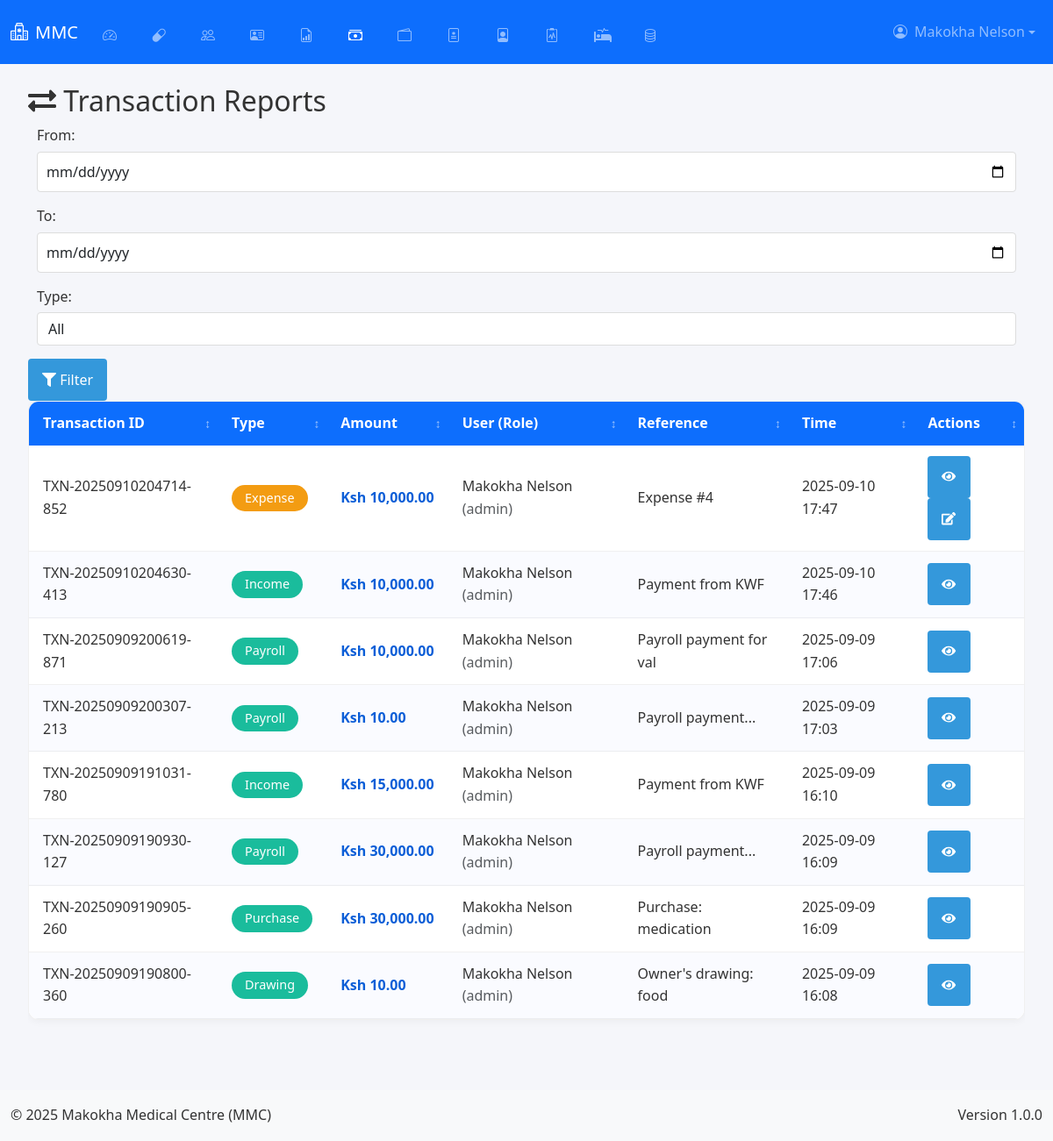
/admin/transactions (signed in), run on the app's committed database.
### app.py (models this page shows, shortened)
class User(db.Model, UserMixin):
    __tablename__ = 'user'
    id = db.Column(db.Integer, primary_key=True)
    username = db.Column(db.String(50), unique=True, nullable=False)
    email = db.Column(db.String(100), unique=True, nullable=False)
    password = db.Column(db.String(200), nullable=False)
    role = db.Column(db.String(20), nullable=False, default='user')
    is_active = db.Column(db.Boolean, default=True)
    last_login = db.Column(db.DateTime)
    profile_picture = db.Column(db.String(255))
    created_at = db.Column(db.DateTime, default=lambda: datetime.now(timezone.utc))
    updated_at = db.Column(db.DateTime, default=lambda: datetime.now(timezone.utc), onupdate=lambda: datetime.now(timezone.utc))

class Transaction(db.Model):
    id = db.Column(db.Integer, primary_key=True)
    transaction_number = db.Column(db.String(50), unique=True, nullable=False)
    transaction_type = db.Column(db.String(50), nullable=False)  # sale, refund, payment, expense, etc.
    amount = db.Column(db.Float, nullable=False)
    user_id = db.Column(db.Integer, db.ForeignKey('user.id'), nullable=False)
    reference_id = db.Column(db.Integer)  # ID of related record (sale, expense, etc.)
    notes = db.Column(db.Text)
    created_at = db.Column(db.DateTime, default=lambda: datetime.now(timezone.utc))
    updated_at = db.Column(db.DateTime, default=lambda: datetime.now(timezone.utc), onupdate=lambda: datetime.now(timezone.utc))
    user = db.relationship('User', backref='transactions')

### app.py (the view)
@app.route('/admin/transactions')
@login_required
def manage_transactions():
    if current_user.role != 'admin':
        flash('Unauthorized access', 'danger')
        return redirect(url_for('home'))
    transactions = Transaction.query.order_by(Transaction.created_at.desc()).all()
    return render_template('admin/transactions.html', transactions=transactions)

### app.py (called while the page is built, shortened)
@app.before_request
def initialize_data():
    global _first_request
    if not _first_request:
        return

@app.context_processor
def inject_current_date():
    return {'current_date': date.today().strftime('%Y-%m-%d')}

@app.context_processor
def inject_csrf_token():
    return dict(csrf_token=generate_csrf)

    @login_manager.user_loader
    def load_user(user_id):
        return db.session.get(User, int(user_id))

### templates/admin/transactions.html (shortened to what this page needs)
{% extends "base.html" %}
{% block content %}
<div class="content">
  <div class="page-header">
    <h2><i class="fas fa-exchange-alt"></i> Transaction Reports</h2>
    <div class="page-actions">
      <div class="form-inline">
        <div class="form-group mr-2">
          <label for="start_date" class="mr-2">From:</label>
          <input type="date" class="form-control" id="start_date">
        </div>
        <div class="form-group mr-2">
          <label for="end_date" class="mr-2">To:</label>
          <input type="date" class="form-control" id="end_date">
        </div>
        <div class="form-group mr-2">
          <label for="type_filter" class="mr-2">Type:</label>
          <select id="type_filter" class="form-control">
            <option value="">All</option>
          </select>
        </div>
        <button id="filterTransactions" class="btn btn-primary">
          <i class="fas fa-filter"></i> Filter
        </button>
      </div>
    </div>
  </div>
  <div class="table-responsive">
    <table class="data-table" id="transactionsTable">
      <thead>
        <tr>
          <th>Transaction ID</th>
          <th>Type</th>
          <th>Amount</th>
          <th>User (Role)</th>
          <th>Reference</th>
          <th>Time</th>
          <th>Actions</th>
        </tr>
      </thead>
      <tbody>
        {% for transaction in transactions %}
        <tr>
          <td>{{ transaction.transaction_number }}</td>
          <td>
            <span class="badge
              {% if transaction.transaction_type == 'sale' %}badge-success
              {% elif transaction.transaction_type == 'refund' %}badge-danger
              {% elif transaction.transaction_type == 'expense' %}badge-warning
              {% else %}badge-info{% endif %}">
              {{ transaction.transaction_type|title }}
            </span>
          </td>
          <td class="text-right amount">Ksh {{ "{:,.2f}".format(transaction.amount) }}</td>
          <td>
            {{ transaction.user.username }}
            <span class="text-muted">({{ transaction.user.role }})</span>
          </td>
          <td>
            {% if transaction.transaction_type == 'sale' %}
              Sale #{{ transaction.reference_id }}
            {% elif transaction.transaction_type == 'expense' %}
              Expense #{{ transaction.reference_id }}
            {% else %}
              {{ transaction.notes|truncate(20) }}
            {% endif %}
          </td>
          <td>{{ transaction.created_at.strftime('%Y-%m-%d %H:%M') }}</td>
          <td>
            <button class="btn btn-sm btn-view" data-id="{{ transaction.id }}" aria-label="View transaction {{ transaction.transaction_number }}">
              <i class="fas fa-eye"></i>
            </button>
            {% if transaction.transaction_type in ['expense', 'refund'] %}
            <button class="btn btn-sm btn-edit" data-id="{{ transaction.id }}" aria-label="Edit transaction {{ transaction.transaction_number }}">
              <i class="fas fa-edit"></i>
            </button>
            {% endif %}
          </td>
        </tr>
        {% endfor %}
      </tbody>
    </table>
  </div>
</div>
{% endblock %}

### templates/base.html (shortened to what this page needs)
<!DOCTYPE html>
<html lang="en">
<head>
    <link href="https://cdn.jsdelivr.net/npm/bootstrap@5.3.0/dist/css/bootstrap.min.css" rel="stylesheet">
    <link rel="stylesheet" href="https://cdn.jsdelivr.net/npm/bootstrap-icons@1.11.1/font/bootstrap-icons.css">
    <link rel="stylesheet" href="https://cdnjs.cloudflare.com/ajax/libs/font-awesome/5.15.3/css/all.min.css">
    <link href="https://cdn.jsdelivr.net/npm/select2@4.1.0-rc.0/dist/css/select2.min.css" rel="stylesheet">
    <link rel="stylesheet" href="{{ url_for('static', filename='css/style.css') }}">
    <link rel="stylesheet" href="{{ url_for('static', filename='css/dashboard.css') }}">
    <link rel="stylesheet" href="{{ url_for('static', filename='css/custom.css') }}">
</head>
<body class="d-flex flex-column min-vh-100">
    <nav class="navbar navbar-expand-lg navbar-dark bg-primary fixed-top" id="mainNavbar">
        <div class="container-fluid">
            <a class="navbar-brand fs-5" href="{{ url_for('home') }}">
                <i class="bi bi-hospital me-2"></i>MMC
            </a>
            <div class="collapse navbar-collapse" id="navbarNav">
                <ul class="navbar-nav me-auto">
                    {% if current_user.is_authenticated %}
                        {% if current_user.role == 'admin' %}
                            <li class="nav-item"><a class="nav-link fs-6 px-2 mx-1 icon-nav" href="{{ url_for('admin_dashboard') }}"><i class="bi bi-speedometer2 me-1"></i><span class="nav-text">Dashboard</span></a></li>
                            <li class="nav-item"><a class="nav-link fs-6 px-2 mx-1 icon-nav" href="{{ url_for('manage_drugs') }}"><i class="bi bi-capsule me-1"></i><span class="nav-text">Drugs</span></a></li>
                            <li class="nav-item"><a class="nav-link fs-6 px-2 mx-1 icon-nav" href="{{ url_for('manage_users') }}"><i class="bi bi-people me-1"></i><span class="nav-text">Users</span></a></li>
                            <li class="nav-item"><a class="nav-link fs-6 px-2 mx-1 icon-nav" href="{{ url_for('manage_employees') }}"><i class="bi bi-person-vcard me-1"></i><span class="nav-text">Employees</span></a></li>
                            <li class="nav-item"><a class="nav-link fs-6 px-2 mx-1 icon-nav" href="{{ url_for('admin_reports') }}"><i class="bi bi-file-earmark-bar-graph me-1"></i><span class="nav-text">Reports</span></a></li>
                            <li class="nav-item"><a class="nav-link fs-6 px-2 mx-1 icon-nav" href="{{ url_for('manage_transactions') }}"><i class="bi bi-cash-stack me-1"></i><span class="nav-text">Transactions</span></a></li>
                            <li class="nav-item"><a class="nav-link fs-6 px-2 mx-1 icon-nav" href="{{ url_for('manage_money') }}"><i class="bi bi-wallet2 me-1"></i><span class="nav-text">Money</span></a></li>
                            <li class="nav-item"><a class="nav-link fs-6 px-2 mx-1 icon-nav" href="{{ url_for('manage_dosage') }}"><i class="bi bi-file-medical me-1"></i><span class="nav-text">Dosage</span></a></li>
                            <li class="nav-item"><a class="nav-link fs-6 px-2 mx-1 icon-nav" href="{{ url_for('manage_patients') }}"><i class="bi bi-file-person me-1"></i><span class="nav-text">Patients</span></a></li>
                            <li class="nav-item"><a class="nav-link fs-6 px-2 mx-1 icon-nav" href="{{ url_for('manage_medical_tests') }}"><i class="bi bi-clipboard2-pulse me-1"></i><span class="nav-text">Medical Tests</span></a></li>
                            <li class="nav-item"><a class="nav-link fs-6 px-2 mx-1 icon-nav" href="{{ url_for('manage_beds') }}"><i class="fas fa-procedures me-1"></i><span class="nav-text">Beds</span></a></li>
                            <li class="nav-item"><a class="nav-link fs-6 px-2 mx-1 icon-nav" href="{{ url_for('backup_management') }}"><i class="bi bi-database me-1"></i><span class="nav-text">Backup</span></a></li>
                        {% endif %}
                    {% endif %}
                </ul>
                <ul class="navbar-nav">
                    {% if current_user.is_authenticated %}
                        <li class="nav-item dropdown">
                            <a class="nav-link dropdown-toggle d-flex align-items-center fs-6" href="#" id="userDropdown" role="button" data-bs-toggle="dropdown">
                                {% if current_user.profile_picture %}
                                    <img src="{{ url_for('static', filename=current_user.profile_picture) }}" alt="Profile" class="profile-picture me-2">
                                {% else %}
                                    <i class="bi bi-person-circle me-2"></i>
                                {% endif %}
                                {{ current_user.username }}
                            </a>
                        </li>
                    {% else %}
                        <li class="nav-item">
                        <a class="nav-link fs-6" href="{{ url_for('auth.login') }}">
                            <i class="bi bi-box-arrow-in-right me-1"></i>Login
                        </a>
                        </li>
                    {% endif %}
                </ul>
            </div>
        </div>
    </nav>
    <main class="container-fluid flex-grow-1 py-3" style="margin-top: 60px;">
        {% block content %}{% endblock %}
    </main>
    <footer class="bg-light py-3 mt-auto">
        <div class="container-fluid">
            <div class="row">
                <div class="col-md-6 text-center text-md-start">
                    <p class="mb-0">&copy; 2025 Makokha Medical Centre (MMC)</p>
                </div>
                <div class="col-md-6 text-center text-md-end">
                    <p class="mb-0">Version 1.0.0</p>
                </div>
            </div>
        </div>
    </footer>
</body>
</html>

### static/css/style.css (style rules this page uses)
:root { --primary-color: #3498db; --secondary-color: #2980b9; --success-color: #2ecc71; --danger-color: #e74c3c; --warning-color: #f39c12; --info-color: #1abc9c; --light-color: #ecf0f1; --dark-color: #2c3e50; --gray-color: #95a5a6; --white-color: #ffffff; --black-color: #000000; --sidebar-width: 250px; --sidebar-collapsed-width: 0; --top-bar-height: 60px; --shadow: 0 2px 10px rgba(0, 0, 0, 0.1); --transition: all 0.3s ease; }
* { margin: 0; padding: 0; box-sizing: border-box; font-family: 'Segoe UI', Tahoma, Geneva, Verdana, sans-serif; }
.btn { position: relative; z-index: auto; }
.content, .main-content, .dashboard-container { position: static !important; overflow: visible !important; }
body { background-color: #f5f6fa; color: #333; line-height: 1.6; overflow-x: hidden; }
a { text-decoration: none; color: inherit; }
button, input, select, textarea { font-family: inherit; font-size: inherit; }
.btn { display: inline-block; padding: 8px 16px; border: none; border-radius: 4px; background-color: var(--primary-color); color: white; cursor: pointer; transition: var(--transition); }
.btn-sm { padding: 5px 10px; font-size: 0.9rem; }
.btn-primary { background-color: var(--primary-color); }
.form-group { margin-bottom: 15px; }
.form-group label { display: block; margin-bottom: 5px; font-weight: 500; }
.form-group input { width: 100%; padding: 10px; border: 1px solid #ddd; border-radius: 4px; font-size: 1rem; }
.dropdown { position: relative; display: inline-block; }
.content { flex: 1; padding: 20px; overflow-y: auto; }
.data-table { width: 100%; border-collapse: collapse; margin-bottom: 20px; }
.data-table th, .data-table td { padding: 12px 15px; text-align: left; border-bottom: 1px solid #eee; }
.data-table th { background-color: #f8f9fa; font-weight: 600; color: var(--dark-color); }
.form-group { flex: 1; min-width: 200px; padding: 0 10px; margin-bottom: 15px; }
.form-control { width: 100%; padding: 10px; border: 1px solid #ddd; border-radius: 4px; font-size: 1rem; }

### static/css/dashboard.css (style rules this page uses)
.badge { display: inline-flex; align-items: center; padding: 8px 15px; border-radius: 20px; font-size: 0.9rem; font-weight: 500; color: white; }
.badge-warning { background-color: var(--warning-color); }
.badge-info { background-color: var(--info-color); }

### static/css/custom.css (style rules this page uses)
.form-control, .form-select { padding: 0.375rem 0.75rem; }

### templates/base.html (style rules this page uses)
:root { --tap-min-size: 48px; --mobile-breakpoint: 768px; --primary-blue: #0d6efd; --dark-blue: #0a58ca; --light-gray: #f8f9fa; }
body { -webkit-text-size-adjust: 100%; -webkit-tap-highlight-color: transparent; touch-action: manipulation; }
.btn, .nav-link, .dropdown-item, input[type="checkbox"] + label, .table .actions-column .btn { min-height: var(--tap-min-size); min-width: var(--tap-min-size); padding: 12px 16px; }
.table-responsive { overflow-x: auto; -webkit-overflow-scrolling: touch; }
.table-container { overflow-x: auto; -webkit-overflow-scrolling: touch; margin-bottom: 1.25rem; }
table.table-enhanced { width: 100%; border-collapse: separate; border-spacing: 0; background: #fff; border: 1px solid rgba(0,0,0,0.06); border-radius: 12px; overflow: hidden; box-shadow: 0 2px 10px rgba(0,0,0,0.04); }
.table-enhanced thead th { position: sticky; top: 0; background: linear-gradient(180deg, var(--primary-blue), var(--dark-blue)); color: #fff; z-index: 2; padding: 0.75rem 1rem; font-weight: 600; white-space: nowrap; border-bottom: 1px solid rgba(255,255,255,0.2); }
.table-enhanced tbody td { padding: 0.75rem 1rem; border-bottom: 1px solid rgba(0,0,0,0.06); vertical-align: middle; background: #fff; }
.table-enhanced tbody tr:nth-child(even) td { background: #fafbff; }
.table-enhanced thead th.sortable { cursor: pointer; position: relative; padding-right: 1.5rem; }
.table-enhanced thead th.sortable::after { content: '\2195'; position: absolute; right: 0.5rem; top: 50%; transform: translateY(-50%); opacity: 0.6; font-size: 0.85rem; }
.navbar { background-color: var(--primary-blue) !important; transition: all 0.3s ease; padding-top: 0.5rem; padding-bottom: 0.5rem; }
.table-container { overflow-x: auto; -webkit-overflow-scrolling: touch; margin-bottom: 1.5rem; }

### templates/admin/transactions.html (style rules this page uses)
#transactionsTable thead th { background: #0d6efd; color: #fff; border: none; }
#transactionsTable tbody tr:nth-child(odd) { background-color: #f8fbff; }
#transactionsTable tbody tr:nth-child(even) { background-color: #ffffff; }
#transactionsTable td.amount { font-weight: 600; color: #0b5ed7; white-space: nowrap; }
.page-actions .form-control { min-width: 160px; }

### data on the page
User: username "Makokha Nelson"
Transaction: amount "10,000.00"
Transaction: amount "10,000.00"
Transaction: amount "10,000.00"
Transaction: amount "10.00"
Transaction: amount "15,000.00"
Transaction: amount "30,000.00"
Transaction: amount "30,000.00"
Transaction: amount "10.00"
